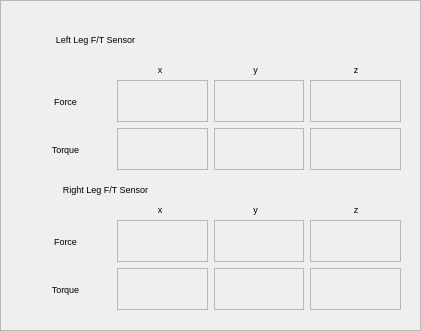
    <widget class="QFrame" name="frame_4">
     <property name="geometry">
      <rect>
       <x>6</x>
       <y>10</y>
       <width>421</width>
       <height>331</height>
      </rect>
     </property>
     <property name="font">
      <font>
       <pointsize>7</pointsize>
      </font>
     </property>
     <property name="frameShape">
      <enum>QFrame::StyledPanel</enum>
     </property>
     <property name="frameShadow">
      <enum>QFrame::Raised</enum>
     </property>
     <widget class="QFrame" name="frame_14">
      <property name="geometry">
       <rect>
        <x>10</x>
        <y>20</y>
        <width>401</width>
        <height>291</height>
       </rect>
      </property>
      <property name="font">
       <font>
        <pointsize>7</pointsize>
       </font>
      </property>
      <property name="frameShape">
       <enum>QFrame::NoFrame</enum>
      </property>
      <property name="frameShadow">
       <enum>QFrame::Raised</enum>
      </property>
      <widget class="QLabel" name="label_86">
       <property name="geometry">
        <rect>
         <x>120</x>
         <y>40</y>
         <width>60</width>
         <height>19</height>
        </rect>
       </property>
       <property name="font">
        <font>
         <pointsize>7</pointsize>
         <italic>false</italic>
        </font>
       </property>
       <property name="text">
        <string>x</string>
       </property>
       <property name="alignment">
        <set>Qt::AlignCenter</set>
       </property>
      </widget>
      <widget class="QLabel" name="label_105">
       <property name="geometry">
        <rect>
         <x>320</x>
         <y>40</y>
         <width>52</width>
         <height>19</height>
        </rect>
       </property>
       <property name="font">
        <font>
         <pointsize>7</pointsize>
        </font>
       </property>
       <property name="text">
        <string>z</string>
       </property>
       <property name="alignment">
        <set>Qt::AlignCenter</set>
       </property>
      </widget>
      <widget class="QLabel" name="label_106">
       <property name="geometry">
        <rect>
         <x>210</x>
         <y>40</y>
         <width>71</width>
         <height>19</height>
        </rect>
       </property>
       <property name="font">
        <font>
         <pointsize>7</pointsize>
         <italic>false</italic>
        </font>
       </property>
       <property name="text">
        <string>y</string>
       </property>
       <property name="alignment">
        <set>Qt::AlignCenter</set>
       </property>
      </widget>
      <widget class="QLabel" name="label_107">
       <property name="geometry">
        <rect>
         <x>0</x>
         <y>10</y>
         <width>171</width>
         <height>19</height>
        </rect>
       </property>
       <property name="font">
        <font>
         <pointsize>7</pointsize>
         <italic>false</italic>
        </font>
       </property>
       <property name="text">
        <string>Left Leg F/T Sensor</string>
       </property>
       <property name="alignment">
        <set>Qt::AlignCenter</set>
       </property>
      </widget>
      <widget class="QWidget" name="horizontalLayoutWidget_5">
       <property name="geometry">
        <rect>
         <x>10</x>
         <y>60</y>
         <width>381</width>
         <height>90</height>
        </rect>
       </property>
       <property name="font">
        <font>
         <pointsize>7</pointsize>
        </font>
       </property>
       <layout class="QHBoxLayout" name="horizontalLayout_4">
        <item>
         <layout class="QVBoxLayout" name="verticalLayout_2">
          <item>
           <widget class="QLabel" name="label_108">
            <property name="font">
             <font>
              <pointsize>7</pointsize>
              <italic>false</italic>
             </font>
            </property>
            <property name="text">
             <string>Force</string>
            </property>
            <property name="alignment">
             <set>Qt::AlignCenter</set>
            </property>
           </widget>
          </item>
          <item>
           <widget class="QLabel" name="label_109">
            <property name="font">
             <font>
              <pointsize>7</pointsize>
              <italic>false</italic>
             </font>
            </property>
            <property name="text">
             <string>Torque</string>
            </property>
            <property name="alignment">
             <set>Qt::AlignCenter</set>
            </property>
           </widget>
          </item>
         </layout>
        </item>
        <item>
         <layout class="QVBoxLayout" name="verticalLayout_16">
          <item>
           <widget class="QLabel" name="LL_f_x">
            <property name="font">
             <font>
              <pointsize>7</pointsize>
             </font>
            </property>
            <property name="frameShape">
             <enum>QFrame::StyledPanel</enum>
            </property>
            <property name="frameShadow">
             <enum>QFrame::Plain</enum>
            </property>
            <property name="text">
             <string/>
            </property>
           </widget>
          </item>
          <item>
           <widget class="QLabel" name="LL_t_x">
            <property name="font">
             <font>
              <pointsize>7</pointsize>
             </font>
            </property>
            <property name="frameShape">
             <enum>QFrame::StyledPanel</enum>
            </property>
            <property name="frameShadow">
             <enum>QFrame::Plain</enum>
            </property>
            <property name="text">
             <string/>
            </property>
           </widget>
          </item>
         </layout>
        </item>
        <item>
         <layout class="QVBoxLayout" name="verticalLayout_17">
          <item>
           <widget class="QLabel" name="LL_f_y">
            <property name="font">
             <font>
              <pointsize>7</pointsize>
             </font>
            </property>
            <property name="frameShape">
             <enum>QFrame::StyledPanel</enum>
            </property>
            <property name="frameShadow">
             <enum>QFrame::Plain</enum>
            </property>
            <property name="text">
             <string/>
            </property>
           </widget>
          </item>
          <item>
           <widget class="QLabel" name="LL_t_y">
            <property name="sizePolicy">
             <sizepolicy hsizetype="Preferred" vsizetype="Preferred">
              <horstretch>0</horstretch>
              <verstretch>0</verstretch>
             </sizepolicy>
            </property>
            <property name="font">
             <font>
              <pointsize>7</pointsize>
             </font>
            </property>
            <property name="frameShape">
             <enum>QFrame::StyledPanel</enum>
            </property>
            <property name="text">
             <string/>
            </property>
           </widget>
          </item>
         </layout>
        </item>
        <item>
         <layout class="QVBoxLayout" name="verticalLayout_18">
          <item>
           <widget class="QLabel" name="LL_f_z">
            <property name="font">
             <font>
              <pointsize>7</pointsize>
             </font>
            </property>
            <property name="frameShape">
             <enum>QFrame::StyledPanel</enum>
            </property>
            <property name="frameShadow">
             <enum>QFrame::Plain</enum>
            </property>
            <property name="text">
             <string/>
            </property>
           </widget>
          </item>
          <item>
           <widget class="QLabel" name="LL_t_z">
            <property name="sizePolicy">
             <sizepolicy hsizetype="Preferred" vsizetype="Preferred">
              <horstretch>0</horstretch>
              <verstretch>0</verstretch>
             </sizepolicy>
            </property>
            <property name="font">
             <font>
              <pointsize>7</pointsize>
             </font>
            </property>
            <property name="frameShape">
             <enum>QFrame::StyledPanel</enum>
            </property>
            <property name="text">
             <string/>
            </property>
           </widget>
          </item>
         </layout>
        </item>
       </layout>
      </widget>
      <widget class="QLabel" name="label_123">
       <property name="geometry">
        <rect>
         <x>-10</x>
         <y>160</y>
         <width>211</width>
         <height>19</height>
        </rect>
       </property>
       <property name="font">
        <font>
         <pointsize>7</pointsize>
         <italic>false</italic>
        </font>
       </property>
       <property name="text">
        <string>Right Leg F/T Sensor</string>
       </property>
       <property name="alignment">
        <set>Qt::AlignCenter</set>
       </property>
      </widget>
      <widget class="QWidget" name="horizontalLayoutWidget_6">
       <property name="geometry">
        <rect>
         <x>10</x>
         <y>200</y>
         <width>381</width>
         <height>90</height>
        </rect>
       </property>
       <property name="font">
        <font>
         <pointsize>7</pointsize>
        </font>
       </property>
       <layout class="QHBoxLayout" name="horizontalLayout_7">
        <item>
         <layout class="QVBoxLayout" name="verticalLayout_3">
          <item>
           <widget class="QLabel" name="label_110">
            <property name="font">
             <font>
              <pointsize>7</pointsize>
              <italic>false</italic>
             </font>
            </property>
            <property name="text">
             <string>Force</string>
            </property>
            <property name="alignment">
             <set>Qt::AlignCenter</set>
            </property>
           </widget>
          </item>
          <item>
           <widget class="QLabel" name="label_111">
            <property name="font">
             <font>
              <pointsize>7</pointsize>
              <italic>false</italic>
             </font>
            </property>
            <property name="text">
             <string>Torque</string>
            </property>
            <property name="alignment">
             <set>Qt::AlignCenter</set>
            </property>
           </widget>
          </item>
         </layout>
        </item>
        <item>
         <layout class="QVBoxLayout" name="verticalLayout_21">
          <item>
           <widget class="QLabel" name="RL_f_x">
            <property name="font">
             <font>
              <pointsize>7</pointsize>
             </font>
            </property>
            <property name="frameShape">
             <enum>QFrame::StyledPanel</enum>
            </property>
            <property name="frameShadow">
             <enum>QFrame::Plain</enum>
            </property>
            <property name="text">
             <string/>
            </property>
           </widget>
          </item>
          <item>
           <widget class="QLabel" name="RL_t_x">
            <property name="font">
             <font>
              <pointsize>7</pointsize>
             </font>
            </property>
            <property name="frameShape">
             <enum>QFrame::StyledPanel</enum>
            </property>
            <property name="frameShadow">
             <enum>QFrame::Plain</enum>
            </property>
            <property name="text">
             <string/>
            </property>
           </widget>
          </item>
         </layout>
        </item>
        <item>
         <layout class="QVBoxLayout" name="verticalLayout_24">
          <item>
           <widget class="QLabel" name="RL_f_y">
            <property name="font">
             <font>
              <pointsize>7</pointsize>
             </font>
            </property>
            <property name="frameShape">
             <enum>QFrame::StyledPanel</enum>
            </property>
            <property name="frameShadow">
             <enum>QFrame::Plain</enum>
            </property>
            <property name="text">
             <string/>
            </property>
           </widget>
          </item>
          <item>
           <widget class="QLabel" name="RL_t_y">
            <property name="sizePolicy">
             <sizepolicy hsizetype="Preferred" vsizetype="Preferred">
              <horstretch>0</horstretch>
              <verstretch>0</verstretch>
             </sizepolicy>
            </property>
            <property name="font">
             <font>
              <pointsize>7</pointsize>
             </font>
            </property>
            <property name="frameShape">
             <enum>QFrame::StyledPanel</enum>
            </property>
            <property name="text">
             <string/>
            </property>
           </widget>
          </item>
         </layout>
        </item>
        <item>
         <layout class="QVBoxLayout" name="verticalLayout_25">
          <item>
           <widget class="QLabel" name="RL_f_z">
            <property name="font">
             <font>
              <pointsize>7</pointsize>
             </font>
            </property>
            <property name="frameShape">
             <enum>QFrame::StyledPanel</enum>
            </property>
            <property name="frameShadow">
             <enum>QFrame::Plain</enum>
            </property>
            <property name="text">
             <string/>
            </property>
           </widget>
          </item>
          <item>
           <widget class="QLabel" name="RL_t_z">
            <property name="sizePolicy">
             <sizepolicy hsizetype="Preferred" vsizetype="Preferred">
              <horstretch>0</horstretch>
              <verstretch>0</verstretch>
             </sizepolicy>
            </property>
            <property name="font">
             <font>
              <pointsize>7</pointsize>
             </font>
            </property>
            <property name="frameShape">
             <enum>QFrame::StyledPanel</enum>
            </property>
            <property name="text">
             <string/>
            </property>
           </widget>
          </item>
         </layout>
        </item>
       </layout>
      </widget>
      <widget class="QLabel" name="label_112">
       <property name="geometry">
        <rect>
         <x>210</x>
         <y>180</y>
         <width>71</width>
         <height>19</height>
        </rect>
       </property>
       <property name="font">
        <font>
         <pointsize>7</pointsize>
         <italic>false</italic>
        </font>
       </property>
       <property name="text">
        <string>y</string>
       </property>
       <property name="alignment">
        <set>Qt::AlignCenter</set>
       </property>
      </widget>
      <widget class="QLabel" name="label_113">
       <property name="geometry">
        <rect>
         <x>120</x>
         <y>180</y>
         <width>60</width>
         <height>19</height>
        </rect>
       </property>
       <property name="font">
        <font>
         <pointsize>7</pointsize>
         <italic>false</italic>
        </font>
       </property>
       <property name="text">
        <string>x</string>
       </property>
       <property name="alignment">
        <set>Qt::AlignCenter</set>
       </property>
      </widget>
      <widget class="QLabel" name="label_114">
       <property name="geometry">
        <rect>
         <x>320</x>
         <y>180</y>
         <width>52</width>
         <height>19</height>
        </rect>
       </property>
       <property name="font">
        <font>
         <pointsize>7</pointsize>
        </font>
       </property>
       <property name="text">
        <string>z</string>
       </property>
       <property name="alignment">
        <set>Qt::AlignCenter</set>
       </property>
      </widget>
     </widget>
    </widget>
